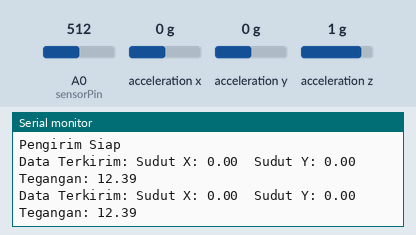
This sketch was run on a simulated Arduino Uno, built with avr-gcc and run on an emulated ATmega328P. On the bench: the last lines printed to the serial monitor. The test bench sets the inputs (shaded band); at power-on: acceleration x 0 g, A0 (sensorPin) = 512, acceleration y 0 g, acceleration z 1 g. No radio packets arrive unless stated.

Above: at 1.8 s.
1.9 s: acceleration x set to -1.4 g
At 2.8 s:
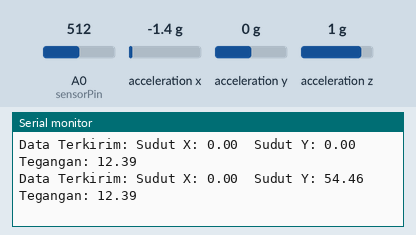
3.4 s: A0 (sensorPin) set to 716
At 4.6 s:
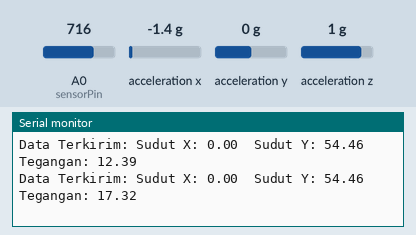
4.9 s: acceleration y set to -1.4 g
At 5.6 s:
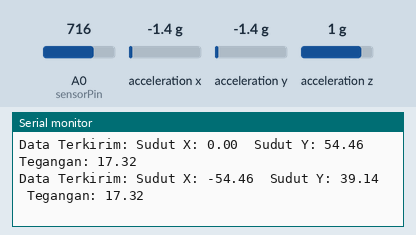
6.4 s: acceleration z set to -1.4 g
At 7.4 s:
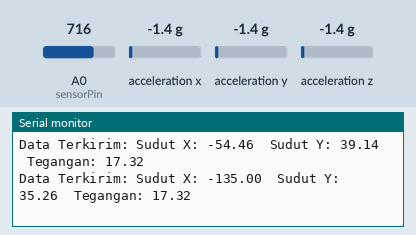
7.9 s: A0 (sensorPin) set to 992
At 8.4 s:
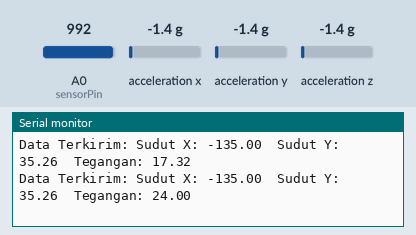
Timing chart, 0 to 10.4 s (numbered marks = the images above; inputs shaded):
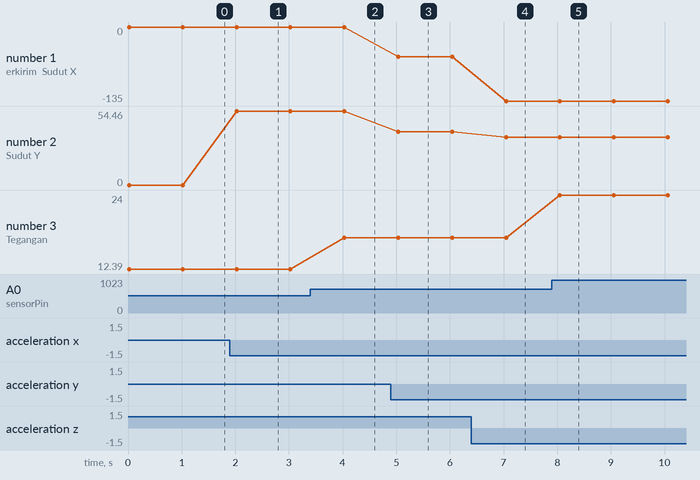

The sketch:

Sensor_Node.ino
```cpp
#include <SPI.h>
#include <RF24.h>
#include <Wire.h>
#include <Adafruit_Sensor.h>
#include <Adafruit_ADXL345_U.h>

#define CE_PIN   9
#define CSN_PIN  10

RF24 radio(CE_PIN, CSN_PIN);

Adafruit_ADXL345_Unified accel = Adafruit_ADXL345_Unified(12345);

const int sensorPin = A0; // Pin analog untuk sensor tegangan
const float R1 = 30000.0;  // Nilai resistor R1 (ohm)
const float R2 = 7500.0;   // Nilai resistor R2 (ohm)

void setup() {
  Serial.begin(9600);
  while (!Serial);

  if (!accel.begin()) {
    Serial.println("Could not find a valid ADXL345 sensor, check wiring!");
    while (1);
  }

  radio.begin();
  radio.openWritingPipe(0xF0F0F0F0E1LL); //
  radio.setPALevel(RF24_PA_HIGH);        //
  radio.stopListening();

  Serial.println("Pengirim Siap");
}

void loop() {
  sensors_event_t event;
  accel.getEvent(&event);

  // Membaca nilai akselerometer untuk sumbu X, Y, Z
  float xAccel = event.acceleration.x;
  float yAccel = event.acceleration.y;
  float zAccel = event.acceleration.z;

  // Menghitung sudut X dan sudut Y
  float xAngle = atan2(yAccel, zAccel) * 180.0 / PI;
  float yAngle = atan2(-xAccel, sqrt(yAccel * yAccel + zAccel * zAccel)) * 180.0 / PI;

  // Membaca tegangan
  float voltage = readVoltage();

  // Mengirimkan hanya sudut X, sudut Y, dan tegangan melalui radio
  float data[3] = {xAngle, yAngle, voltage};
  radio.write(&data, sizeof(data));

  // Menampilkan nilai akselerometer, sudut, dan tegangan
  Serial.print("Data Terkirim: ");
  Serial.print("Sudut X: "); Serial.print(xAngle);
  Serial.print("\tSudut Y: "); Serial.print(yAngle);
  Serial.print("\tTegangan: "); Serial.println(voltage);

  delay(1000);
}

float readVoltage() {
  int sensorValue = analogRead(sensorPin);
  float vout = (sensorValue * 4.95) / 1023.0; //
  float voltage = vout / (R2 / (R1 + R2)); //
  return voltage;
}
```

Measured:
- after the input at 1.9 s, the serial monitor: prints a new line after 0.12 s (image 1)
- after the input at 3.4 s, the serial monitor: prints a new line after 0.63 s (image 2)
- after the input at 4.9 s, the serial monitor: prints a new line after 0.14 s (image 3)
- after the input at 6.4 s, the serial monitor: prints a new line after 0.65 s (image 4)
- after the input at 7.9 s, the serial monitor: prints a new line after 0.15 s (image 5)
- plotted number 1: 0 → -54.46 after the input at 4.9 s, -54.46 → -135 after the input at 6.4 s
- plotted number 2: 0 → 54.46 after the input at 1.9 s, 54.46 → 39.14 after the input at 4.9 s, 39.14 → 35.26 after the input at 6.4 s
- plotted number 3: 12.39 → 17.32 after the input at 3.4 s, 17.32 → 24 after the input at 7.9 s
